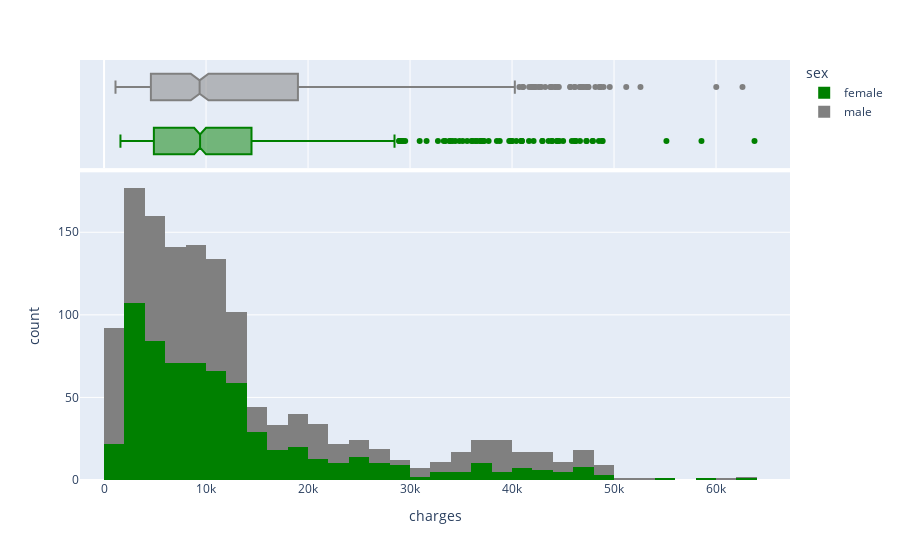

Notebook cell for this chart:
### Code cell
fig = px.histogram(
    data_frame=medical_df,
    x='charges',
    marginal='box',
    color='sex',
    color_discrete_sequence=['green', 'grey'],
)
fig.show()

### Figure 1 — Plotly figure (JSON) as saved in the notebook; plotly's stock layout.template omitted (floating-point values rounded to 4 significant figures; data arrays with more than 128 entries replaced by an {"elided": "..."} marker saying what was removed)
{"data": [{"bingroup": "x", "hovertemplate": "sex=female<br>charges=%{x}<br>count=%{y}<extra></extra>", "legendgroup": "female", "marker": {"color": "green", "pattern": {"shape": ""}}, "name": "female", "orientation": "v", "showlegend": true, "type": "histogram", "x": {"elided": "662 float values"}, "xaxis": "x", "yaxis": "y"}, {"hovertemplate": "sex=female<br>charges=%{x}<extra></extra>", "legendgroup": "female", "marker": {"color": "green"}, "name": "female", "notched": true, "showlegend": false, "type": "box", "x": {"elided": "662 float values"}, "xaxis": "x2", "yaxis": "y2"}, {"bingroup": "x", "hovertemplate": "sex=male<br>charges=%{x}<br>count=%{y}<extra></extra>", "legendgroup": "male", "marker": {"color": "grey", "pattern": {"shape": ""}}, "name": "male", "orientation": "v", "showlegend": true, "type": "histogram", "x": {"elided": "676 float values"}, "xaxis": "x", "yaxis": "y"}, {"hovertemplate": "sex=male<br>charges=%{x}<extra></extra>", "legendgroup": "male", "marker": {"color": "grey"}, "name": "male", "notched": true, "showlegend": false, "type": "box", "x": {"elided": "676 float values"}, "xaxis": "x2", "yaxis": "y2"}], "layout": {"barmode": "relative", "legend": {"title": {"text": "sex"}, "tracegroupgap": 0}, "margin": {"t": 60}, "xaxis": {"anchor": "y", "domain": [0, 1], "title": {"text": "charges"}}, "xaxis2": {"anchor": "y2", "domain": [0, 1], "matches": "x", "showgrid": true, "showticklabels": false}, "yaxis": {"anchor": "x", "domain": [0, 0.7326], "title": {"text": "count"}}, "yaxis2": {"anchor": "x2", "domain": [0.7426, 1], "matches": "y2", "showgrid": false, "showline": false, "showticklabels": false, "ticks": ""}}}
